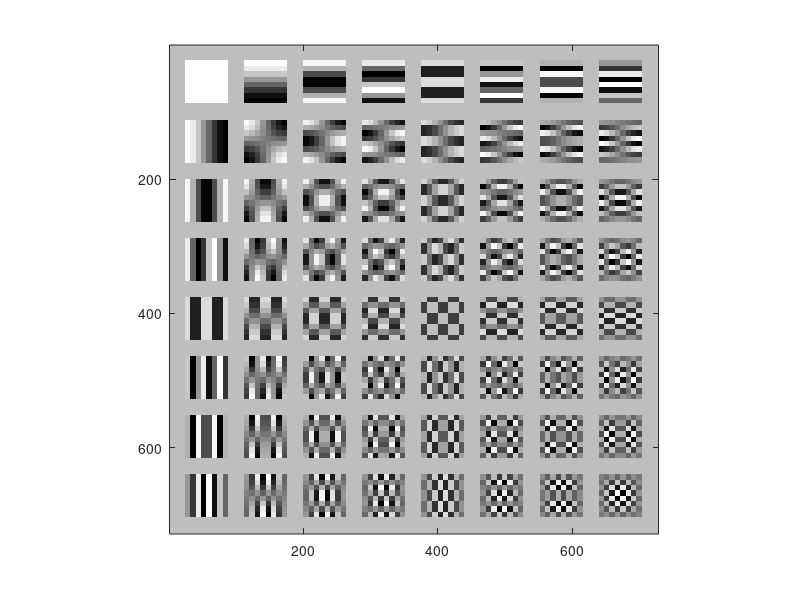

Reproduce this figure in MATLAB. (Note: this script raises an error after producing the figure.)
function GENERATE_DCT_BASIS_FUNCTIONS_v005()
% Create all 64 DCT Coeficients, and show in one image.
%my_vers = get_fn_version( mfilename() );

REP    = 8;                         % Replication factor.
MARGIN = 24;                        % PIXELS BETWEEN DCT BASIS FUNCTIONS

    thetas = 0:7;
    
    % Allocate an image to handle the final set of coefficients:
    % Width is 8 pixels per DCT Block * REP * 8 BLOCKS ACROSS 
    % Plus 9 * the MARGIN
    %
    % AND It is square.
    full_frame_image  = (1/2) * ones( REP*8*8 + 9*MARGIN );
    
    iteration = 1;
    for r_idx = 0:7                 % Row index
        for c_idx = 0:7             % Column index

            fprintf('Iteration: %2d, row_index = %2d, col_index = %2d\n', ...
                        iteration, r_idx, c_idx);

            row_values  = cos( pi/8 * ( thetas + 1/2 ) * r_idx );
            col_values  = cos( pi/8 * ( thetas + 1/2 ) * c_idx );
            im_new      = col_values.' * row_values;
            im_big      = imresize( im_new, REP, 'nearest' );

            imagesc( im_big );
            colormap(gray);
            yttl = sprintf('%2.1f cycles ', (c_idx)*(1/2) );
            xttl = sprintf('%2.1f cycles ', (r_idx)*(1/2) );
            ylabel( yttl, 'FontSize', 24 );
            xlabel( xttl, 'FontSize', 24 );
            pause(0.5);
            
            % How far over should we put this new image:
            % Make it (row_idx * (the image width + the image_width) for a margin.
            ulrow   = r_idx * (size(im_big,2) + MARGIN ) + MARGIN;
            lrrow   = ulrow + size(im_big,2) - 1;
            
            ulcol   = c_idx * (size(im_big,2) + MARGIN ) + MARGIN;
            lrcol   = ulcol + size(im_big,1) - 1;
            
            full_frame_image( ulrow:lrrow, ulcol:lrcol ) = im_big;

            iteration = iteration + 1;
        end
    end
    
    imagesc( full_frame_image );
    axis image;
    
    fn_out = sprintf('DCT_COEFFICIENT_SET__%s.png', my_vers );
    imwrite( full_frame_image, fn_out, 'PNG' );
    
    fn_out = sprintf('DCT_COEFFICIENT_SET__%s.jpg', my_vers );
    imwrite( full_frame_image, fn_out, 'JPEG', 'Quality', 100 );
    
    dims = size( full_frame_image );
    fprintf('File size is: %d by %d\n', dims(1), dims(2) );

end
